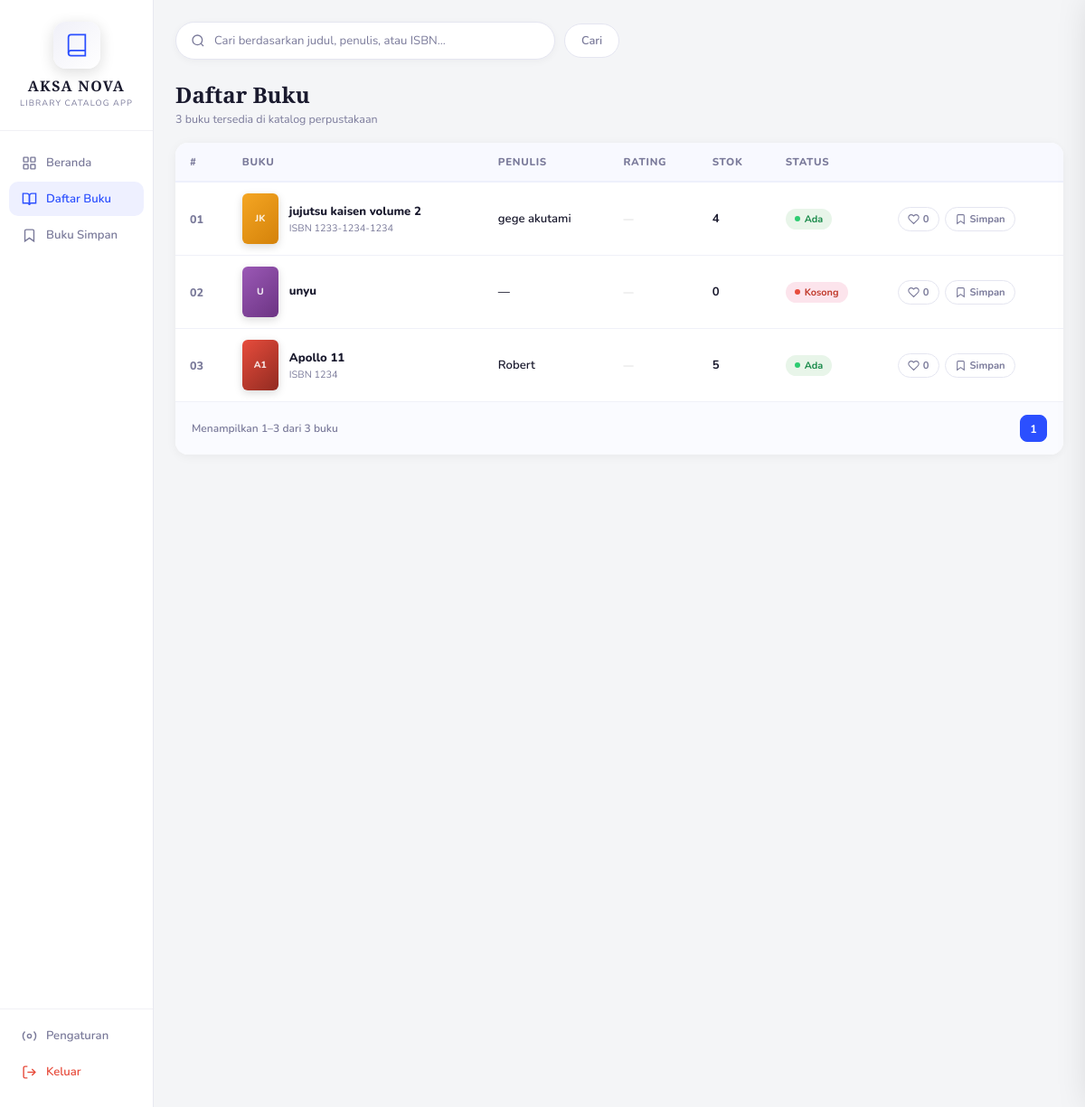
/daftar_buku.php (signed in), run on the app's committed database.
### tables this page shows
CREATE TABLE `buku` (
  `id` int NOT NULL,
  `judul` varchar(255) NOT NULL,
  `penulis` varchar(255) NOT NULL DEFAULT '',
  `isbn` varchar(50) NOT NULL DEFAULT '',
  `genre` varchar(100) NOT NULL DEFAULT '',
  `sinopsis` text,
  `stok` int NOT NULL DEFAULT '0',
  `gambar` varchar(500) NOT NULL DEFAULT '',
  `created_at` timestamp NULL DEFAULT CURRENT_TIMESTAMP,
  `updated_at` timestamp NULL DEFAULT CURRENT_TIMESTAMP ON UPDATE CURRENT_TIMESTAMP
);

### daftar_buku.php (the view, shortened to what this page needs)
<?php
require_once "db.php";
$role       = $_SESSION["role"]       ?? "member";
$is_admin   = ($role === "admin");
$per_page   = 10;
$page       = max(1, (int)($_GET["page"] ?? 1));
$offset     = ($page - 1) * $per_page;
$search = trim($_GET["q"] ?? "");
$where  = "";
$total_res  = mysqli_query($conn, "SELECT COUNT(*) AS total FROM buku $where");
$total_row  = mysqli_fetch_assoc($total_res);
$total_buku = (int)$total_row["total"];
$total_pages = max(1, ceil($total_buku / $per_page));
$page = min($page, $total_pages);
$buku_list = [];
$res = mysqli_query($conn,
    "SELECT * FROM buku $where ORDER BY id ASC LIMIT $per_page OFFSET $offset"
);
while ($row = mysqli_fetch_assoc($res)) $buku_list[] = $row;
$liked_ids = [];
$fav_ids   = [];
$like_counts = [];
if (!empty($buku_list)) {
    $rating_counts = [];
}
$cover_cls = ["c1","c2","c3","c4","c5","c6","c7","c8"];
function getStatus(int $stok): array {
    if ($stok <= 0) return ["habis",   "Kosong"];
    return ["tersedia","Ada"];
}
?>
<!DOCTYPE html>
<html lang="id">
<head>
</head>
<body>
<aside class="sidebar" id="sidebar">
  <div class="logo-wrap">
    <div class="logo-icon">
      <svg viewBox="0 0 24 24" fill="none" stroke="currentColor" stroke-width="1.5">
        <path d="M4 19.5A2.5 2.5 0 0 1 6.5 17H20"/>
        <path d="M6.5 2H20v20H6.5A2.5 2.5 0 0 1 4 19.5v-15A2.5 2.5 0 0 1 6.5 2z"/>
      </svg>
    </div>
    <div class="logo-name">AKSA NOVA</div>
    <div class="logo-sub">Library Catalog App</div>
  </div>
  <nav class="nav">
    <a href="beranda.php" class="nav-item">
      <svg viewBox="0 0 24 24" fill="none" stroke="currentColor" stroke-width="2"><rect x="3" y="3" width="7" height="7" rx="1"/><rect x="14" y="3" width="7" height="7" rx="1"/><rect x="3" y="14" width="7" height="7" rx="1"/><rect x="14" y="14" width="7" height="7" rx="1"/></svg>
      Beranda
    </a>
    <a href="daftar_buku.php" class="nav-item active">
      <svg viewBox="0 0 24 24" fill="none" stroke="currentColor" stroke-width="2"><path d="M2 3h6a4 4 0 0 1 4 4v14a3 3 0 0 0-3-3H2z"/><path d="M22 3h-6a4 4 0 0 0-4 4v14a3 3 0 0 1 3-3h7z"/></svg>
      Daftar Buku
    </a>
    <?php if (!$is_admin): ?>
    <a href="buku_simpan.php" class="nav-item">
      <svg viewBox="0 0 24 24" fill="none" stroke="currentColor" stroke-width="2"><path d="M19 21l-7-5-7 5V5a2 2 0 0 1 2-2h10a2 2 0 0 1 2 2z"/></svg>
      Buku Simpan
    </a>
    <?php endif; ?>
  </nav>
  <div class="nav-bottom">
    <a href="#" class="nav-item"  onclick="bukaSettings(); return false;" title="Pengaturan Tampilan">
      <svg viewBox="0 0 24 24" fill="none" stroke="currentColor" stroke-width="2"><circle cx="12" cy="12" r="3"/><path d="M19.07 4.93a10 10 0 0 1 0 14.14M4.93 4.93a10 10 0 0 0 0 14.14"/></svg>
      Pengaturan
    </a>
    <a href="logout.php" class="nav-item" style="color:#e74c3c;">
      <svg viewBox="0 0 24 24" fill="none" stroke="currentColor" stroke-width="2"><path d="M9 21H5a2 2 0 0 1-2-2V5a2 2 0 0 1 2-2h4"/><polyline points="16 17 21 12 16 7"/><line x1="21" y1="12" x2="9" y2="12"/></svg>
      Keluar
    </a>
  </div>
</aside>
<main class="main">
  <form method="GET" action="daftar_buku.php">
    <div class="topbar">
      <div class="search-wrap">
        <svg viewBox="0 0 24 24" fill="none" stroke="currentColor" stroke-width="2"><circle cx="11" cy="11" r="8"/><path d="m21 21-4.35-4.35"/></svg>
        <input type="text" name="q" placeholder="Cari berdasarkan judul, penulis, atau ISBN…" value="<?= htmlspecialchars($search) ?>"/>
      </div>
      <button type="submit" class="tab-btn">Cari</button>
    </div>
  </form>
  <div class="page-header">
    <div class="page-title">Daftar Buku</div>
    <div class="page-subtitle">
      <?php if ($search): ?>
        <?= $total_buku ?> buku cocok dengan "<strong><?= htmlspecialchars($search) ?></strong>"
      <?php else: ?>
        <?= $total_buku ?> buku tersedia di katalog perpustakaan
      <?php endif; ?>
    </div>
  </div>
  <div class="table-card">
    <table>
      <thead>
        <tr>
          <th>#</th>
          <th>Buku</th>
          <th class="col-hide">Penulis</th>
          <th>Rating</th>
          <th>Stok</th>
          <th>Status</th>
          <?php if (!$is_admin): ?><th></th><?php endif; ?>
        </tr>
      </thead>
      <tbody>
        <?php if (empty($buku_list)): ?>
        <tr class="empty-row">
          <td colspan="6">
            <?= $search ? "Tidak ada buku yang cocok dengan \"" . htmlspecialchars($search) . "\"." : "Belum ada buku di katalog." ?>
          </td>
        </tr>
        <?php else: ?>
        <?php foreach ($buku_list as $i => $buku):
          $num   = $offset + $i + 1;
          $col   = $cover_cls[$i % count($cover_cls)];
          [$status_cls, $status_label] = getStatus((int)$buku["stok"]);
          $words   = preg_split('/\s+/', trim($buku["judul"]));
          $initial = mb_strtoupper(mb_substr($words[0], 0, 1)) . (isset($words[1]) ? mb_strtoupper(mb_substr($words[1], 0, 1)) : "");
        ?>
        <tr onclick="bukaDetailBuku(<?= $buku['id'] ?>)" style="cursor:pointer;">
          <td style="font-weight:800;color:var(--muted);font-size:.78rem;"><?= str_pad($num, 2, "0", STR_PAD_LEFT) ?></td>
          <td>
            <div class="book-identity">
              <div class="book-cover-sm <?= $col ?>">
                <?php if ($buku["gambar"] && file_exists($buku["gambar"])): ?>
                  <img src="<?= htmlspecialchars($buku["gambar"]) ?>" alt="<?= htmlspecialchars($buku["judul"]) ?>">
                <?php else: ?>
                  <div class="book-cover-initial"><?= htmlspecialchars($initial) ?></div>
                <?php endif; ?>
              </div>
              <div>
                <div class="td-title"><?= htmlspecialchars($buku["judul"]) ?></div>
                <div class="td-isbn"><?= $buku["isbn"] ? "ISBN " . htmlspecialchars($buku["isbn"]) : "" ?></div>
              </div>
            </div>
          </td>
          <td class="col-hide"><span class="td-author"><?= htmlspecialchars($buku["penulis"] ?: "—") ?></span></td>
          <td onclick="event.stopPropagation()">
            <?php
              $rat = $rating_counts[$buku["id"]] ?? null;
              if ($rat && $rat["total"] > 0):
                $full = floor($rat["avg"]);
            ?>
            <div class="td-rating">
              <?php for ($s=1;$s<=5;$s++): ?>
                <svg viewBox="0 0 24 24" fill="<?= $s<=$full?'#f5a623':'none' ?>" stroke="#f5a623" stroke-width="2" stroke-linejoin="round">
                  <polygon points="12 2 15.09 8.26 22 9.27 17 14.14 18.18 21.02 12 17.77 5.82 21.02 7 14.14 2 9.27 8.91 8.26 12 2"/>
                </svg>
              <?php endfor; ?>
              <span class="td-rating-num"><?= $rat["avg"] ?></span>
            </div>
            <?php else: ?>
            <span class="td-rating-empty">—</span>
            <?php endif; ?>
          </td>
          <td><span class="td-stock"><?= (int)$buku["stok"] ?></span></td>
          <td><span class="status-badge status-<?= $status_cls ?>"><span class="dot"></span><?= $status_label ?></span></td>
          <?php if (!$is_admin):
            $sudah_like = in_array($buku["id"], $liked_ids);
            $sudah_fav  = in_array($buku["id"], $fav_ids);
            $jml_like   = $like_counts[$buku["id"]] ?? 0;
          ?>
          <td onclick="event.stopPropagation()">
            <div class="action-cell">
              <button class="btn-like <?= $sudah_like ? 'aktif' : '' ?>"
                      onclick="toggleAksi(this, <?= $buku['id'] ?>, 'like')"
                      title="Suka">
                <svg viewBox="0 0 24 24" fill="<?= $sudah_like ? 'currentColor' : 'none' ?>" stroke="currentColor" stroke-width="2">
                  <path d="M20.84 4.61a5.5 5.5 0 0 0-7.78 0L12 5.67l-1.06-1.06a5.5 5.5 0 0 0-7.78 7.78l1.06 1.06L12 21.23l7.78-7.78 1.06-1.06a5.5 5.5 0 0 0 0-7.78z"/>
                </svg>
                <span class="like-count-<?= $buku['id'] ?>"><?= $jml_like ?></span>
              </button>
              <button class="btn-save <?= $sudah_fav ? 'aktif' : '' ?>"
                      onclick="toggleAksi(this, <?= $buku['id'] ?>, 'favorite')"
                      title="Simpan">
                <svg viewBox="0 0 24 24" fill="<?= $sudah_fav ? 'currentColor' : 'none' ?>" stroke="currentColor" stroke-width="2">
                  <path d="M19 21l-7-5-7 5V5a2 2 0 0 1 2-2h10a2 2 0 0 1 2 2z"/>
                </svg>
                Simpan
              </button>
            </div>
          </td>
          <?php endif; ?>
        </tr>
        <?php endforeach; ?>
        <?php endif; ?>
      </tbody>
    </table>
    <?php
    $from = $total_buku === 0 ? 0 : $offset + 1;
    $to   = min($offset + $per_page, $total_buku);
    $qs   = $search ? "&q=" . urlencode($search) : "";
    ?>
    <div class="pagination-wrap">
      <div class="pagination-info">Menampilkan <?= $from ?>–<?= $to ?> dari <?= $total_buku ?> buku</div>
      <div class="pagination-btns">
        <?php
        $start = max(1, $page - 2);
        $end   = min($total_pages, $page + 2);
        for ($p = $start; $p <= $end; $p++):
        ?>
          <a href="?page=<?= $p . $qs ?>" class="page-btn <?= $p === $page ? 'active' : '' ?>"><?= $p ?></a>
        <?php endfor; ?>
      </div>
    </div>
  </div>
</main>
</body>
</html>

### settings_include.php (style rules this page uses)
:root { --font-family: 'Nunito', sans-serif; --font-size-base: 14px; --font-weight-base: 400; --radius: 14px; --spacing: 1rem; --trans-speed: .2s; --accent-rgb: 43,79,255; --border-color: #e8e9f0; --card-border: #eef0fc; --book-card: #f8f9ff; }
body { font-family: var(--font-family) !important; font-size: var(--font-size-base) !important; font-weight: var(--font-weight-base) !important; }
.sidebar { border-right: 1px solid var(--border-color) !important; }
body, .sidebar, .section-card, .stats-card, .admin-card, .book-card, .nav-item { transition: background var(--trans-speed) ease, color var(--trans-speed) ease !important; }

### data on the page
buku: num "01", judul "JK", judul "jujutsu kaisen volume 2", isbn "1233-1234-1234", penulis "gege akutami", stok "4", status_label "Ada", id "0"
buku: num "02", judul "U", judul "unyu", penulis "—", stok "0", status_label "Kosong", id "0"
buku: num "03", judul "A1", judul "Apollo 11", isbn "1234", penulis "Robert", stok "5", status_label "Ada", id "0"

### other printed values
$total_buku "3"
$from "1"
$to "3"
